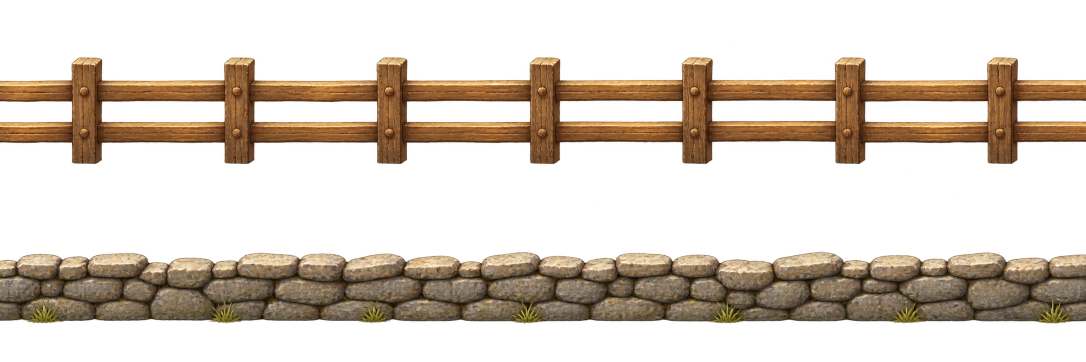
#> input picture dev/art/chatgpt_job/camp/src/cp_07_fence_h.png, 2172 x 724 px, found by its file name (shown at 1/2 size)
$ python fence.py src/cp_07_fence_h.png
#> lines starting #> are read from the running program, lines starting #| are printed output that depends on the picture
import sys,numpy as np
from PIL import Image
S=sys.argv[1];a=np.asarray(Image.open(S+'/cpin/cp_07_fence_h.png').convert('RGBA')).astype(float)
# rail: one period, no post at the edges
rail=a[105:340,600:905].copy()
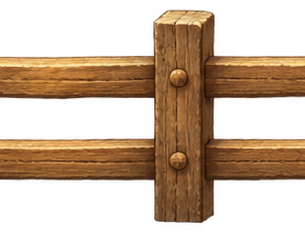
#> rail: shape (235, 305, 4) float64; mean R, G, B, A 79.4, 48.7, 25.8, 114.4; transparent parts drawn white
# stone: crossfade loop
K=24;x0,x1=226,1248;st=a[490:660,x0:x1].copy();src=a[490:660]
#> after `src = a[490:660]`:
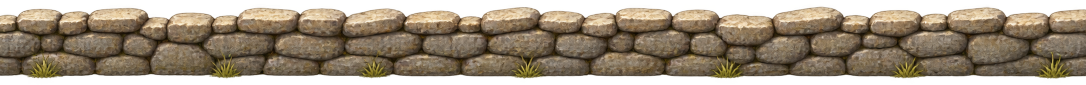
#> src: shape (170, 2172, 4) float64 (shown at 1/2 size); mean R, G, B, A 102.4, 88.8, 65.1, 189.9; transparent parts drawn white
t=np.linspace(0,1,K)[None,:,None]
st[:,:K]=src[:,x1:x1+K]*(1-t)+src[:,x0:x0+K]*t
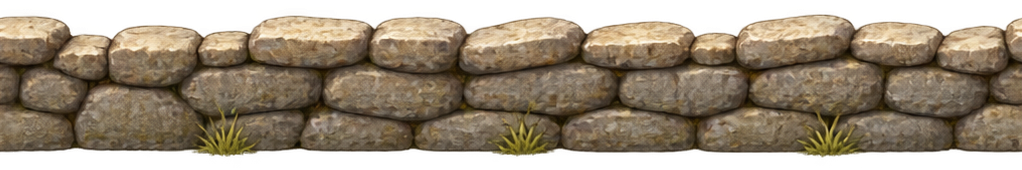
#> st: shape (170, 1022, 4) float64; mean R, G, B, A 102, 88.3, 64.9, 189.1; transparent parts drawn white
for n,arr in (('FENCE_RAIL_H',rail),('FENCE_STONE_H',st)):
    im=Image.fromarray(arr.clip(0,255).astype('uint8'));ys=np.where(np.asarray(im)[...,3].max(1)>20)[0];im=im.crop((0,ys.min(),im.width,ys.max()+1))
    im.save(S+'/cpfence/'+n+'.png');print(n,im.size)
    w=im.width;t3=Image.new('RGBA',(w*3,im.height),(70,120,50,255))
    for i in range(3):t3.alpha_composite(im,(i*w,0))
    t3.save(S+'/cpfence/'+n+'_tiled.png')
#> this loop made 2 passes
#> (n, w) on passes 1 to 2: ('FENCE_RAIL_H', 305), ('FENCE_STONE_H', 1022)
#| FENCE_RAIL_H (305, 214)
#| FENCE_STONE_H (1022, 144)
#> pass 1, `im = im.crop((0, ys.min(), im.width, ys.max() + 1))`:
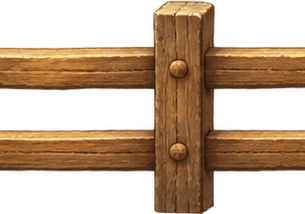
#> im: PIL image 305x214 RGBA; mean R, G, B, A 86.7, 53.3, 28.3, 125.6; transparent parts drawn white
#> pass 1, `t3.save(S+'/cpfence/'+n+'_tiled.png')`:
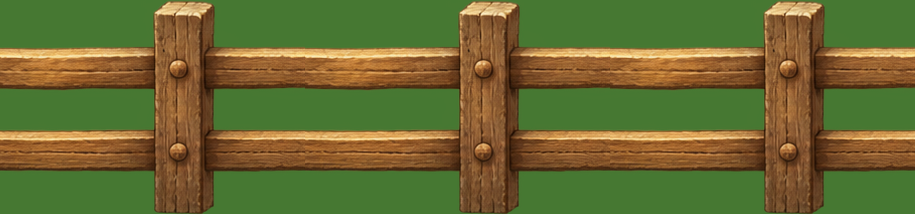
#> saved as FENCE_RAIL_H_tiled.png: PIL image 915x214 RGBA; mean R, G, B, A 105.3, 107.2, 50.2, 255
#> after the loop:
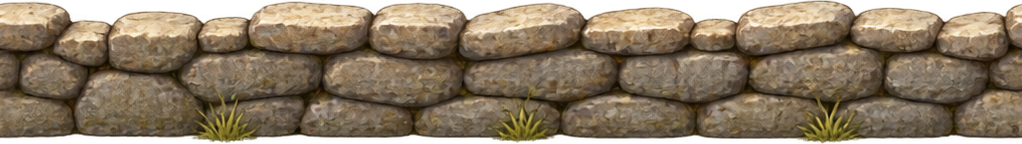
#> im: PIL image 1022x144 RGBA; mean R, G, B, A 117.7, 101.6, 76, 223.3; transparent parts drawn white
#> after the loop:
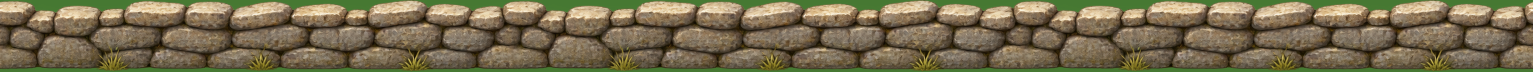
#> t3: PIL image 3066x144 RGBA (shown at 1/2 size); mean R, G, B, A 117.8, 108.6, 78.5, 255
